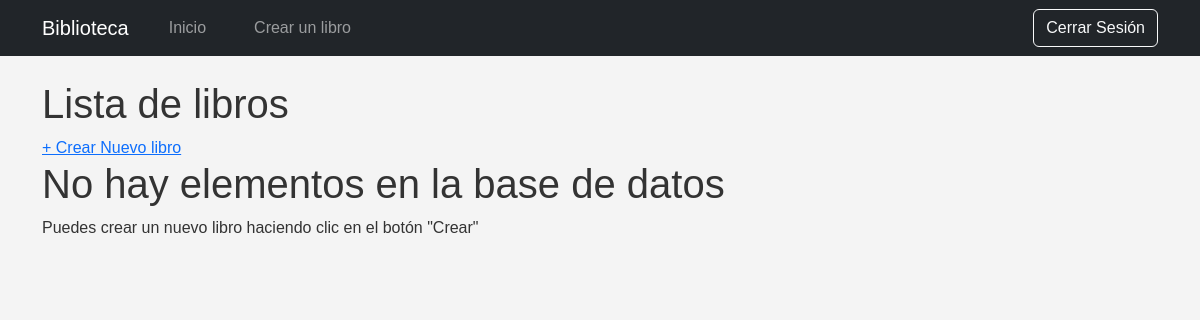
The app's page /libros/post, older data.
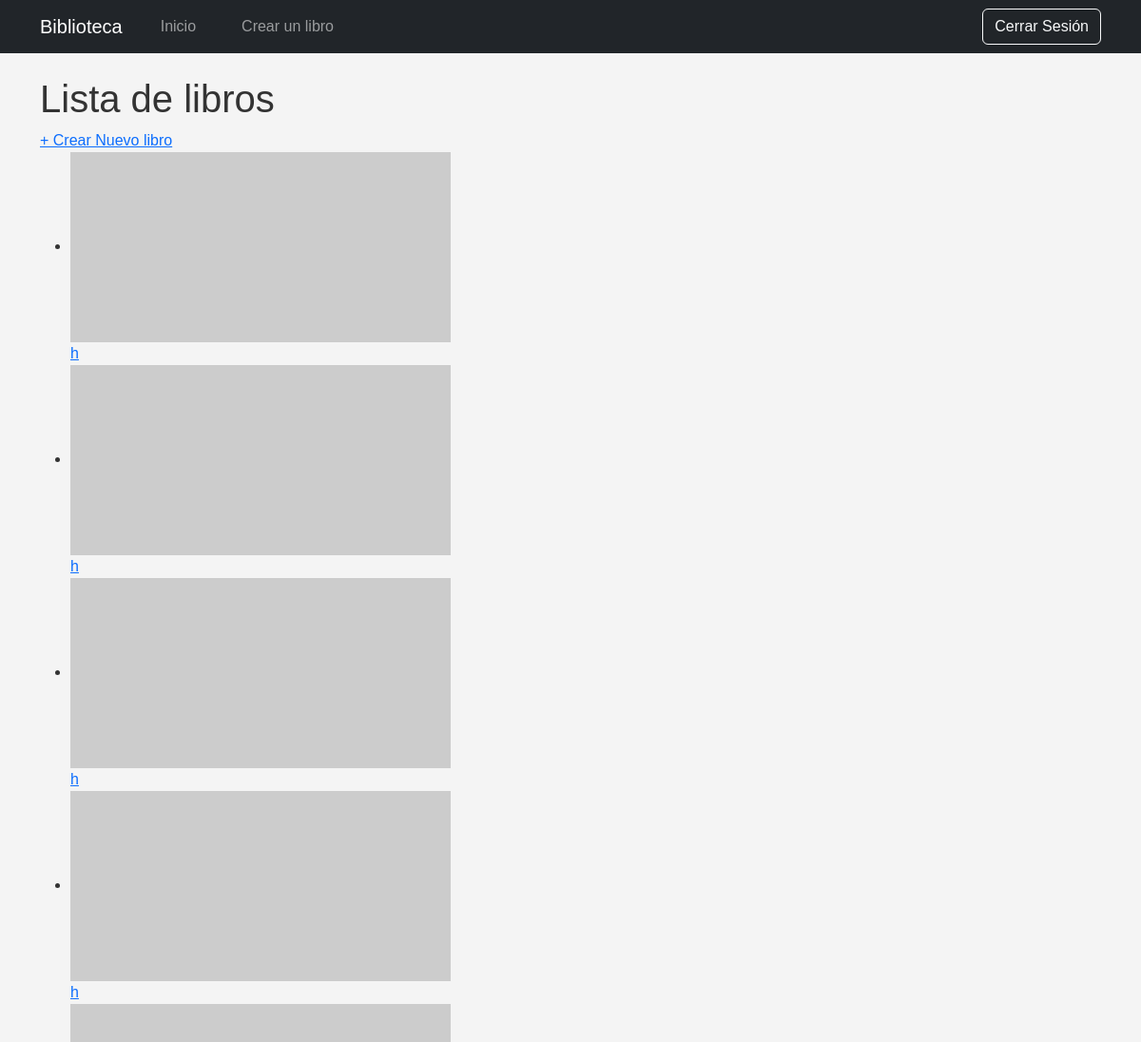
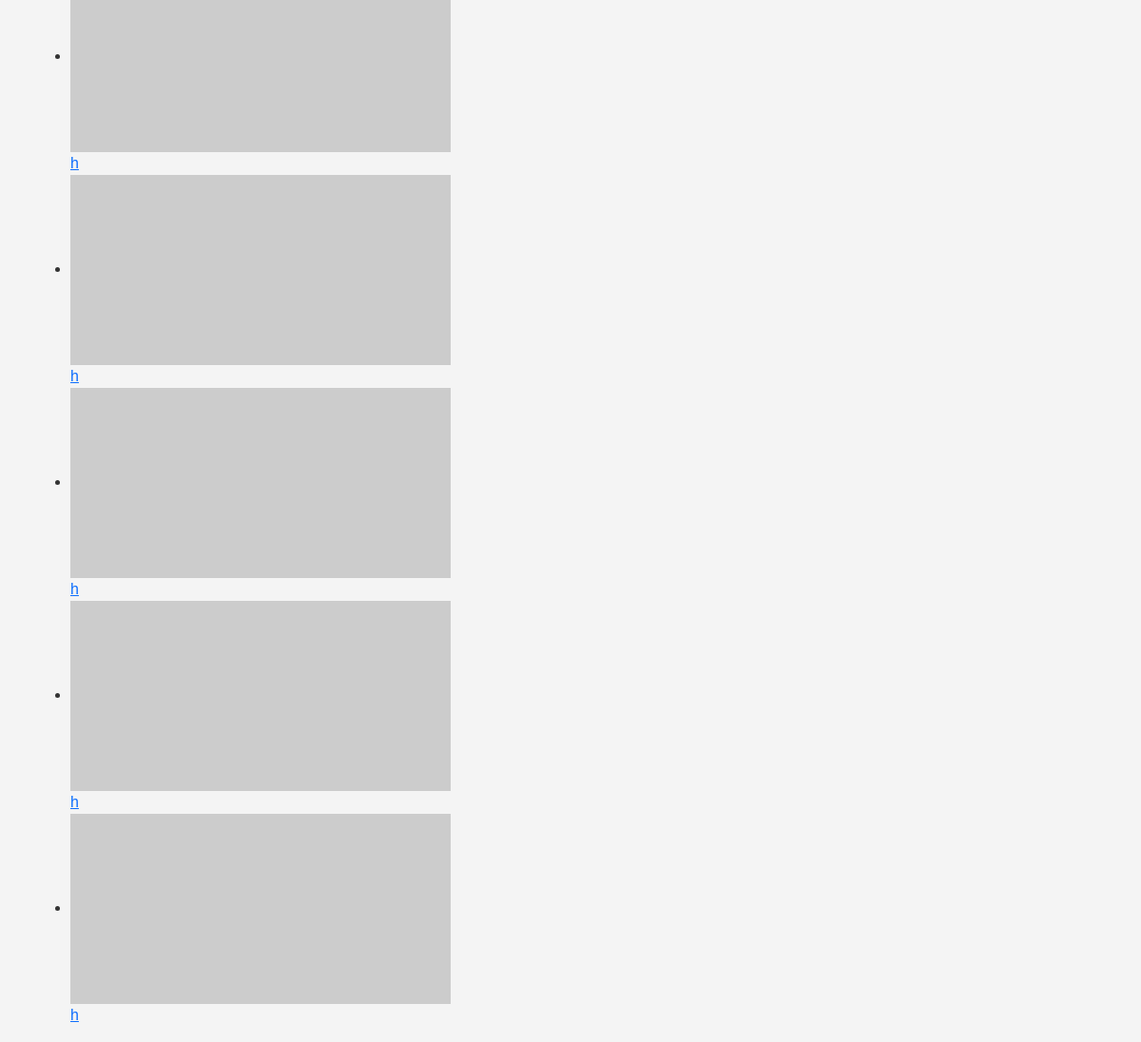
The same page, newer data (2 pictures, top to bottom).
### libros/models.py (models this page shows, shortened)
class Book(models.Model):
    titulo = models.CharField(max_length=200) # título del libro
    autor = models.CharField(max_length=100, blank=True, null=True)  # Ejemplo para 'autor'  # autor del libro
    fecha_publicacion = models.DateField() # fecha de publicación
    paginas = models.IntegerField() # número de páginas
    idioma = models.CharField(max_length=30) # idioma del libro
    image = models.ImageField(upload_to='static/upload_images', verbose_name='Image', blank=True, null=True)

### libros/views.py (the view)
# urls.py: path('post', PostListView.as_view(), name='post_list'), # URL para la lista de libros
class PostListView(ListView):
        template_name = 'post_list.html'
        model = Book
        context_object_name = 'lista_de_objects' #cambia el nombre de la lista de objetos

### templates/post_list.html (shortened to what this page needs)
{% extends 'includes/navbar.html' %}
{% block content %}
<div class="post-container">
    <div class="post-header">
        <h1 class="post-title">Lista de libros</h1>
        <a href="{% url 'post_create' %}" class="create-btn">+ Crear Nuevo libro</a>
    </div>
    {% if lista_de_objects %}
        <ul class="post-list">
            {% for post in lista_de_objects %}
                <li class="post-item">
                    <div class="post-image-container">
                        {% if post.image %}
                            <img src="{{ post.image.url }}" alt="{{ post.titulo }}" class="post-image">
                        {% else %}
                            <img src="https://via.placeholder.com/400x200?text=No+Image" alt="Imagen por defecto" class="post-image">
                        {% endif %}
                    </div>
                    <div class="post-content">
                        <a href="{% url 'post_read' post.pk %}" class="post-link">{{ post.titulo }}</a>
                    </div>
                </li>
            {% endfor %}
        </ul>
    {% else %}
        <div class="empty-message">
            <h1>No hay elementos en la base de datos</h1>
            <p>Puedes crear un nuevo libro haciendo clic en el botón "Crear"</p>
        </div>
    {% endif %}
</div>
{% endblock %}

### templates/includes/navbar.html (shortened to what this page needs)
{% load static %}
<!DOCTYPE html>
<html lang="es">
<head>
    <link href="https://cdn.jsdelivr.net/npm/bootstrap@5.3.0/dist/css/bootstrap.min.css" rel="stylesheet">
    <link rel="stylesheet" href="{% static 'css/navbar.css' %}">
</head>
<body>
    <nav class="navbar navbar-expand-lg navbar-dark bg-dark">
        <div class="container">
            <a class="navbar-brand" href="{% url 'post_list' %}">Biblioteca</a>
            <div class="collapse navbar-collapse" id="navbarNav">
                <ul class="navbar-nav me-auto">
                    <li class="nav-item">
                        <a class="nav-link" href="{% url 'post_list' %}">Inicio</a>
                    </li>
                    <li class="nav-item">
                        <a class="nav-link" href="{% url 'post_create' %}">Crear un libro</a>
                    </li>
                </ul>
                <div class="d-flex">
                    <form action="{% url 'logout' %}" method="post" class="my-auto">
                        <button type="submit" class="btn btn-outline-light">
                            Cerrar Sesión
                        </button>
                    </form>
                </div>
            </div>
        </div>
    </nav>
    <div class="container mt-4">
        {% block content %}{% endblock %}
    </div>
</body>
</html>

### static/navbar.css (style rules this page uses)
body { font-family: sans-serif; margin: 0; padding: 0; background-color: #f4f4f4; color: #333; }
nav ul { list-style: none; padding: 0; margin: 0; }
nav ul li { display: inline; margin: 0 1em; }
nav a { color: white; text-decoration: none; }

Row changes from the older to the newer data that the page shows:
added Book: titulo "h"
added Book: titulo "h"
added Book: titulo "h"
added Book: titulo "h"
added Book: titulo "h"
added Book: titulo "h"
added Book: titulo "h"
added Book: titulo "h"
added Book: titulo "h"
Text that changed along with them:
text no longer shown: "No hay elementos en la base de datos Puedes crear un nuevo libro haciendo clic en el botón \"Crear\""
